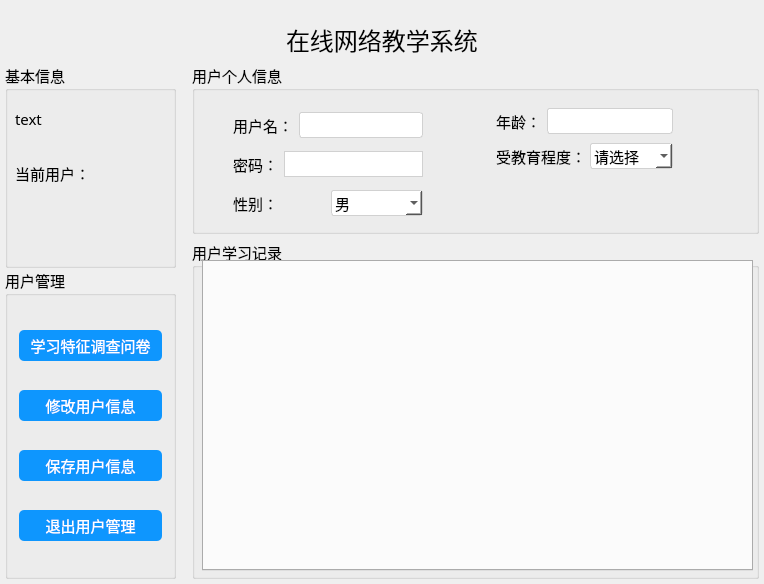
<?xml version="1.0" encoding="UTF-8"?>
<ui version="4.0">
 <class>UserInfoWidget</class>
 <widget class="QWidget" name="UserInfoWidget">
  <property name="geometry">
   <rect>
    <x>0</x>
    <y>0</y>
    <width>764</width>
    <height>584</height>
   </rect>
  </property>
  <property name="minimumSize">
   <size>
    <width>764</width>
    <height>584</height>
   </size>
  </property>
  <property name="maximumSize">
   <size>
    <width>764</width>
    <height>584</height>
   </size>
  </property>
  <property name="windowTitle">
   <string>在线网络教学系统客户端</string>
  </property>
  <property name="windowIcon">
   <iconset resource="educationsystem.qrc">
    <normaloff>:/images/icon.png</normaloff>:/images/icon.png</iconset>
  </property>
  <layout class="QVBoxLayout" name="verticalLayout_5">
   <property name="spacing">
    <number>0</number>
   </property>
   <property name="leftMargin">
    <number>0</number>
   </property>
   <property name="topMargin">
    <number>0</number>
   </property>
   <property name="rightMargin">
    <number>0</number>
   </property>
   <property name="bottomMargin">
    <number>0</number>
   </property>
   <item>
    <layout class="QHBoxLayout" name="horizontalLayout_7">
     <property name="spacing">
      <number>0</number>
     </property>
     <item>
      <spacer name="horizontalSpacer_3">
       <property name="orientation">
        <enum>Qt::Horizontal</enum>
       </property>
       <property name="sizeHint" stdset="0">
        <size>
         <width>40</width>
         <height>20</height>
        </size>
       </property>
      </spacer>
     </item>
     <item>
      <widget class="QPushButton" name="buttonMin">
       <property name="styleSheet">
        <string notr="true">QPushButton#buttonClose
{
    background-color:transparent;
}</string>
       </property>
       <property name="text">
        <string/>
       </property>
       <property name="flat">
        <bool>true</bool>
       </property>
      </widget>
     </item>
     <item>
      <widget class="QPushButton" name="buttonClose">
       <property name="styleSheet">
        <string notr="true">QPushButton#buttonClose
{
    background-color:transparent;
}</string>
       </property>
       <property name="text">
        <string/>
       </property>
       <property name="flat">
        <bool>true</bool>
       </property>
      </widget>
     </item>
    </layout>
   </item>
   <item>
    <layout class="QHBoxLayout" name="horizontalLayout_6">
     <item>
      <spacer name="horizontalSpacer_2">
       <property name="orientation">
        <enum>Qt::Horizontal</enum>
       </property>
       <property name="sizeHint" stdset="0">
        <size>
         <width>40</width>
         <height>20</height>
        </size>
       </property>
      </spacer>
     </item>
     <item>
      <widget class="QLabel" name="label_4">
       <property name="font">
        <font>
         <family>幼圆</family>
         <pointsize>18</pointsize>
         <weight>50</weight>
         <italic>false</italic>
         <bold>false</bold>
        </font>
       </property>
       <property name="styleSheet">
        <string notr="true">font: 18pt &quot;幼圆&quot;;</string>
       </property>
       <property name="text">
        <string>在线网络教学系统</string>
       </property>
      </widget>
     </item>
     <item>
      <spacer name="horizontalSpacer">
       <property name="orientation">
        <enum>Qt::Horizontal</enum>
       </property>
       <property name="sizeHint" stdset="0">
        <size>
         <width>40</width>
         <height>20</height>
        </size>
       </property>
      </spacer>
     </item>
    </layout>
   </item>
   <item>
    <layout class="QHBoxLayout" name="horizontalLayout_8">
     <item>
      <layout class="QVBoxLayout" name="verticalLayout_3">
       <property name="spacing">
        <number>0</number>
       </property>
       <property name="leftMargin">
        <number>5</number>
       </property>
       <property name="topMargin">
        <number>5</number>
       </property>
       <property name="rightMargin">
        <number>5</number>
       </property>
       <property name="bottomMargin">
        <number>5</number>
       </property>
       <item>
        <widget class="QGroupBox" name="groupBox_4">
         <property name="sizePolicy">
          <sizepolicy hsizetype="Fixed" vsizetype="Expanding">
           <horstretch>0</horstretch>
           <verstretch>0</verstretch>
          </sizepolicy>
         </property>
         <property name="minimumSize">
          <size>
           <width>171</width>
           <height>0</height>
          </size>
         </property>
         <property name="font">
          <font>
           <family>幼圆</family>
           <pointsize>11</pointsize>
           <weight>50</weight>
           <italic>false</italic>
           <bold>false</bold>
          </font>
         </property>
         <property name="styleSheet">
          <string notr="true">font: 11pt &quot;幼圆&quot;;</string>
         </property>
         <property name="title">
          <string>基本信息</string>
         </property>
         <widget class="QLabel" name="label_3">
          <property name="geometry">
           <rect>
            <x>10</x>
            <y>100</y>
            <width>111</width>
            <height>21</height>
           </rect>
          </property>
          <property name="font">
           <font>
            <family>幼圆</family>
            <pointsize>11</pointsize>
            <weight>50</weight>
            <italic>false</italic>
            <bold>false</bold>
           </font>
          </property>
          <property name="text">
           <string>当前用户：</string>
          </property>
         </widget>
         <widget class="QLabel" name="usernameLabel">
          <property name="geometry">
           <rect>
            <x>20</x>
            <y>130</y>
            <width>71</width>
            <height>16</height>
           </rect>
          </property>
          <property name="font">
           <font>
            <family>幼圆</family>
            <pointsize>11</pointsize>
            <weight>50</weight>
            <italic>false</italic>
            <bold>false</bold>
           </font>
          </property>
          <property name="text">
           <string/>
          </property>
         </widget>
         <widget class="QLabel" name="currentTimeLabel">
          <property name="geometry">
           <rect>
            <x>10</x>
            <y>30</y>
            <width>111</width>
            <height>51</height>
           </rect>
          </property>
          <property name="font">
           <font>
            <family>幼圆</family>
            <pointsize>11</pointsize>
            <weight>50</weight>
            <italic>false</italic>
            <bold>false</bold>
           </font>
          </property>
          <property name="text">
           <string>text</string>
          </property>
         </widget>
        </widget>
       </item>
       <item>
        <widget class="QGroupBox" name="groupBox_3">
         <property name="sizePolicy">
          <sizepolicy hsizetype="Fixed" vsizetype="Fixed">
           <horstretch>0</horstretch>
           <verstretch>0</verstretch>
          </sizepolicy>
         </property>
         <property name="minimumSize">
          <size>
           <width>171</width>
           <height>311</height>
          </size>
         </property>
         <property name="font">
          <font>
           <family>幼圆</family>
           <pointsize>11</pointsize>
           <weight>50</weight>
           <italic>false</italic>
           <bold>false</bold>
          </font>
         </property>
         <property name="styleSheet">
          <string notr="true">font: 11pt &quot;幼圆&quot;;</string>
         </property>
         <property name="title">
          <string>用户管理</string>
         </property>
         <layout class="QVBoxLayout" name="verticalLayout_6">
          <item>
           <widget class="QPushButton" name="learningTestButton">
            <property name="minimumSize">
             <size>
              <width>111</width>
              <height>31</height>
             </size>
            </property>
            <property name="font">
             <font>
              <family>幼圆</family>
              <pointsize>11</pointsize>
              <weight>50</weight>
              <italic>false</italic>
              <bold>false</bold>
             </font>
            </property>
            <property name="styleSheet">
             <string notr="true">QPushButton
{
    color:white;
    background-color:rgb(14 , 150 , 254);
    border-radius:5px;
}
</string>
            </property>
            <property name="text">
             <string>学习特征调查问卷</string>
            </property>
            <property name="flat">
             <bool>true</bool>
            </property>
           </widget>
          </item>
          <item>
           <widget class="QPushButton" name="modifyButton">
            <property name="minimumSize">
             <size>
              <width>111</width>
              <height>31</height>
             </size>
            </property>
            <property name="font">
             <font>
              <family>幼圆</family>
              <pointsize>11</pointsize>
              <weight>50</weight>
              <italic>false</italic>
              <bold>false</bold>
             </font>
            </property>
            <property name="styleSheet">
             <string notr="true">QPushButton
{
    color:white;
    background-color:rgb(14 , 150 , 254);
    border-radius:5px;
}
</string>
            </property>
            <property name="text">
             <string>修改用户信息</string>
            </property>
            <property name="flat">
             <bool>true</bool>
            </property>
           </widget>
          </item>
          <item>
           <widget class="QPushButton" name="saveButton">
            <property name="minimumSize">
             <size>
              <width>111</width>
              <height>31</height>
             </size>
            </property>
            <property name="font">
             <font>
              <family>幼圆</family>
              <pointsize>11</pointsize>
              <weight>50</weight>
              <italic>false</italic>
              <bold>false</bold>
             </font>
            </property>
            <property name="styleSheet">
             <string notr="true">QPushButton
{
    color:white;
    background-color:rgb(14 , 150 , 254);
    border-radius:5px;
}
</string>
            </property>
            <property name="text">
             <string>保存用户信息</string>
            </property>
            <property name="flat">
             <bool>true</bool>
            </property>
           </widget>
          </item>
          <item>
           <widget class="QPushButton" name="quitButton">
            <property name="minimumSize">
             <size>
              <width>111</width>
              <height>31</height>
             </size>
            </property>
            <property name="font">
             <font>
              <family>幼圆</family>
              <pointsize>11</pointsize>
              <weight>50</weight>
              <italic>false</italic>
              <bold>false</bold>
             </font>
            </property>
            <property name="styleSheet">
             <string notr="true">QPushButton
{
    color:white;
    background-color:rgb(14 , 150 , 254);
    border-radius:5px;
}
</string>
            </property>
            <property name="text">
             <string>退出用户管理</string>
            </property>
            <property name="flat">
             <bool>true</bool>
            </property>
           </widget>
          </item>
         </layout>
        </widget>
       </item>
      </layout>
     </item>
     <item>
      <layout class="QVBoxLayout" name="verticalLayout_4">
       <property name="leftMargin">
        <number>5</number>
       </property>
       <property name="topMargin">
        <number>5</number>
       </property>
       <property name="rightMargin">
        <number>5</number>
       </property>
       <property name="bottomMargin">
        <number>5</number>
       </property>
       <item>
        <widget class="QGroupBox" name="groupBox">
         <property name="sizePolicy">
          <sizepolicy hsizetype="Expanding" vsizetype="Fixed">
           <horstretch>0</horstretch>
           <verstretch>0</verstretch>
          </sizepolicy>
         </property>
         <property name="minimumSize">
          <size>
           <width>0</width>
           <height>171</height>
          </size>
         </property>
         <property name="font">
          <font>
           <family>幼圆</family>
           <pointsize>11</pointsize>
           <weight>50</weight>
           <italic>false</italic>
           <bold>false</bold>
          </font>
         </property>
         <property name="styleSheet">
          <string notr="true">font: 11pt &quot;幼圆&quot;;</string>
         </property>
         <property name="title">
          <string>用户个人信息</string>
         </property>
         <widget class="QWidget" name="layoutWidget">
          <property name="geometry">
           <rect>
            <x>30</x>
            <y>31</y>
            <width>212</width>
            <height>141</height>
           </rect>
          </property>
          <layout class="QVBoxLayout" name="verticalLayout">
           <item>
            <layout class="QHBoxLayout" name="horizontalLayout">
             <item>
              <widget class="QLabel" name="label">
               <property name="font">
                <font>
                 <family>幼圆</family>
                 <pointsize>11</pointsize>
                 <weight>50</weight>
                 <italic>false</italic>
                 <bold>false</bold>
                </font>
               </property>
               <property name="text">
                <string>用户名：</string>
               </property>
              </widget>
             </item>
             <item>
              <widget class="QLineEdit" name="usernameLineEdit">
               <property name="styleSheet">
                <string notr="true">QLineEdit
{
    background:white;
    border-radius:3px;
    padding-left:3px;
    border: 1px solid rgb(209 , 209 , 209);
}</string>
               </property>
              </widget>
             </item>
            </layout>
           </item>
           <item>
            <layout class="QHBoxLayout" name="horizontalLayout_2">
             <item>
              <widget class="QLabel" name="label_2">
               <property name="font">
                <font>
                 <family>幼圆</family>
                 <pointsize>11</pointsize>
                 <weight>50</weight>
                 <italic>false</italic>
                 <bold>false</bold>
                </font>
               </property>
               <property name="text">
                <string>密码：</string>
               </property>
              </widget>
             </item>
             <item>
              <widget class="QLineEdit" name="passwordLineEdit">
               <property name="styleSheet">
                <string notr="true">QLineEdit
{
    background:white;
    border-radius:px;
    padding-left:px;
    border: 1px solid rgb(209 , 209 , 209);
}</string>
               </property>
              </widget>
             </item>
            </layout>
           </item>
           <item>
            <layout class="QHBoxLayout" name="horizontalLayout_3">
             <item>
              <widget class="QLabel" name="label_5">
               <property name="font">
                <font>
                 <family>幼圆</family>
                 <pointsize>11</pointsize>
                 <weight>50</weight>
                 <italic>false</italic>
                 <bold>false</bold>
                </font>
               </property>
               <property name="text">
                <string>性别：</string>
               </property>
              </widget>
             </item>
             <item>
              <widget class="QComboBox" name="sexComboBox">
               <property name="font">
                <font>
                 <family>幼圆</family>
                 <pointsize>11</pointsize>
                 <weight>50</weight>
                 <italic>false</italic>
                 <bold>false</bold>
                </font>
               </property>
               <property name="styleSheet">
                <string notr="true">QComboBox
{
    background:white;
    border-radius:3px;
    padding-left:3px;
    border: 1px solid rgb(209 , 209 , 209);
}</string>
               </property>
               <property name="frame">
                <bool>false</bool>
               </property>
               <item>
                <property name="text">
                 <string>男</string>
                </property>
               </item>
               <item>
                <property name="text">
                 <string>女</string>
                </property>
               </item>
              </widget>
             </item>
            </layout>
           </item>
          </layout>
         </widget>
         <widget class="QWidget" name="layoutWidget1">
          <property name="geometry">
           <rect>
            <x>293</x>
            <y>31</y>
            <width>199</width>
            <height>91</height>
           </rect>
          </property>
          <layout class="QVBoxLayout" name="verticalLayout_2">
           <item>
            <layout class="QHBoxLayout" name="horizontalLayout_4">
             <item>
              <widget class="QLabel" name="label_6">
               <property name="font">
                <font>
                 <family>幼圆</family>
                 <pointsize>11</pointsize>
                 <weight>50</weight>
                 <italic>false</italic>
                 <bold>false</bold>
                </font>
               </property>
               <property name="text">
                <string>年龄：</string>
               </property>
              </widget>
             </item>
             <item>
              <widget class="QLineEdit" name="ageLineEdit">
               <property name="styleSheet">
                <string notr="true">QLineEdit
{
    background:white;
    border-radius:3px;
    padding-left:3px;
    border: 1px solid rgb(209 , 209 , 209);
}</string>
               </property>
              </widget>
             </item>
            </layout>
           </item>
           <item>
            <layout class="QHBoxLayout" name="horizontalLayout_5">
             <item>
              <widget class="QLabel" name="label_7">
               <property name="font">
                <font>
                 <family>幼圆</family>
                 <pointsize>11</pointsize>
                 <weight>50</weight>
                 <italic>false</italic>
                 <bold>false</bold>
                </font>
               </property>
               <property name="text">
                <string>受教育程度：</string>
               </property>
              </widget>
             </item>
             <item>
              <widget class="QComboBox" name="educationComboBox">
               <property name="font">
                <font>
                 <family>幼圆</family>
                 <pointsize>11</pointsize>
                 <weight>50</weight>
                 <italic>false</italic>
                 <bold>false</bold>
                </font>
               </property>
               <property name="styleSheet">
                <string notr="true">QComboBox
{
    background:white;
    border-radius:3px;
    padding-left:3px;
    border: 1px solid rgb(209 , 209 , 209);
}</string>
               </property>
               <property name="frame">
                <bool>false</bool>
               </property>
               <item>
                <property name="text">
                 <string>请选择</string>
                </property>
               </item>
               <item>
                <property name="text">
                 <string>博士后</string>
                </property>
               </item>
               <item>
                <property name="text">
                 <string>博士</string>
                </property>
               </item>
               <item>
                <property name="text">
                 <string>硕士</string>
                </property>
               </item>
               <item>
                <property name="text">
                 <string>本科</string>
                </property>
               </item>
               <item>
                <property name="text">
                 <string>大专</string>
                </property>
               </item>
               <item>
                <property name="text">
                 <string>高中</string>
                </property>
               </item>
               <item>
                <property name="text">
                 <string>中专</string>
                </property>
               </item>
               <item>
                <property name="text">
                 <string>初中</string>
                </property>
               </item>
               <item>
                <property name="text">
                 <string>小学</string>
                </property>
               </item>
               <item>
                <property name="text">
                 <string>小学以下</string>
                </property>
               </item>
              </widget>
             </item>
            </layout>
           </item>
          </layout>
         </widget>
        </widget>
       </item>
       <item>
        <widget class="QGroupBox" name="groupBox_2">
         <property name="font">
          <font>
           <family>幼圆</family>
           <pointsize>11</pointsize>
           <weight>50</weight>
           <italic>false</italic>
           <bold>false</bold>
          </font>
         </property>
         <property name="styleSheet">
          <string notr="true">font: 11pt &quot;幼圆&quot;;</string>
         </property>
         <property name="title">
          <string>用户学习记录</string>
         </property>
         <widget class="QTabWidget" name="tabWidget">
          <property name="geometry">
           <rect>
            <x>10</x>
            <y>20</y>
            <width>551</width>
            <height>311</height>
           </rect>
          </property>
          <property name="currentIndex">
           <number>-1</number>
          </property>
         </widget>
        </widget>
       </item>
      </layout>
     </item>
    </layout>
   </item>
  </layout>
 </widget>
 <layoutdefault spacing="6" margin="11"/>
 <resources>
  <include location="educationsystem.qrc"/>
 </resources>
 <connections/>
</ui>
